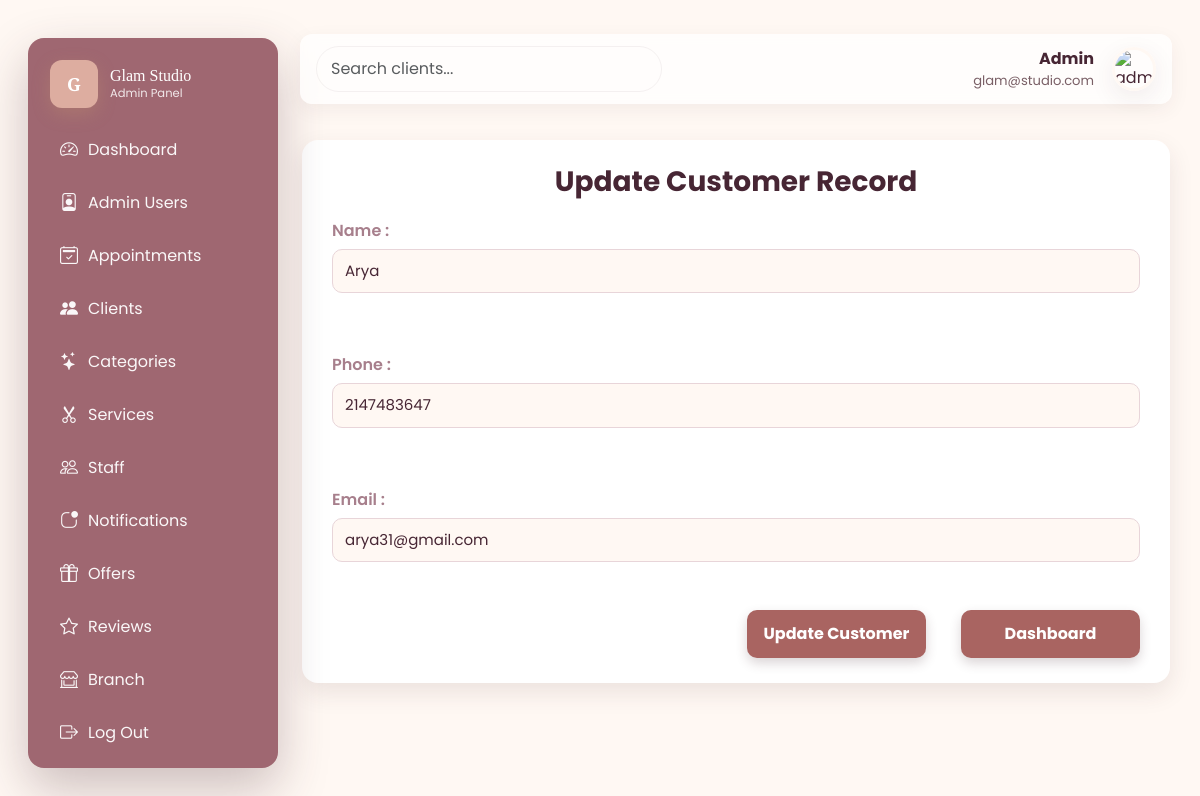
The page /admin/customer_up.php?customer_id=1 (signed in) on the database its author committed.
### tables this page shows
CREATE TABLE `tbl_customer` (
  `customer_id` int(11) NOT NULL,
  `enrollment_no` bigint(20) NOT NULL,
  `c_name` varchar(100) NOT NULL,
  `phone` int(11) NOT NULL,
  `email` varchar(100) NOT NULL
);

### admin/customer_up.php (the view, shortened to what this page needs)
<?php
include("./conn.php");
$id = $_GET['customer_id'];
$old = mysqli_fetch_assoc(mysqli_query($conn, "SELECT * FROM tbl_customer WHERE customer_id='$id'"));
$name        = $_POST['upc_name']        ?? $old['c_name'];
$phone       = $_POST['uphone']        ?? $old['phone'];
$email       = $_POST['upemail']       ?? $old['email'];
?>
<!DOCTYPE html>
<html lang="en">
<head>
      <link href="https://cdn.jsdelivr.net/npm/bootstrap@5.3.2/dist/css/bootstrap.min.css" rel="stylesheet">
      <link href="https://cdn.jsdelivr.net/npm/bootstrap-icons@1.11.3/font/bootstrap-icons.css" rel="stylesheet">
    <link rel="stylesheet" href="admin.css">
</head>
<body>
   <?php include('./includes/header.php'); ?>
    <main class="main">
  <div class="form-container">
        <h3>Update Customer Record</h3>
        <form method="POST" action="">
          <div class="form-grid">
            <div class="full">
                <label>Name :</label>
                <input type="text" name="upc_name" value="<?= $name ?>" required />
            </div><br>
            <div class="full">
                <label>Phone :</label>
                <input type="text" name="uphone" value="<?= $phone ?>" required />
            </div><br>
            <div class="full">
                <label>Email :</label>
                <input type="email" name="upemail" value="<?= $email ?>" required />
            </div><br>
          <div class="btn-row">
            <input type="submit" value="Update Customer" name="btn_update">
            <a href="customer.php" class="btn-dashboard">Dashboard</a>
          </div>
        </form>
      </div>
    </main>
</div>
</body>
</html>

### admin/admin.css (style rules this page uses)
:root { --blush: #F6D0D6; --rose-gold: #CFA46A; --ivory: #FFF8F3; --mauve: #a77f8c; --plum: #472634; --glass-alpha: rgba(255,255,255,0.55); --accent-gradient: none; --card-radius: 14px; }
* { box-sizing:border-box }
* { box-sizing: border-box; }
body { margin: 0; padding: 0; background: #FFF8F3; font-family: 'Poppins', system-ui, -apple-system, "Segoe UI", Roboto, "Helvetica Neue", Arial; }
.main { width:100%; padding: 6px 2px; }
:root { --blush: #F6D0D6; --rose-gold: #CFA46A; --ivory: #FFF8F3; --mauve: #a77f8c; --plum: #472634; }
body { background: #FFF8F3; margin: 0; padding: 40px; font-family: 'Poppins', sans-serif; color: var(--plum); }
.form-container { max-width: 1200px; margin: 30px auto; background: white; padding: 25px 30px; border-radius: 16px; box-shadow: 0 10px 25px rgba(71, 38, 52, 0.10); color: var(--plum); }
.form-container h3 { text-align: center; margin-bottom: 20px; font-weight: 700; color: var(--plum); }
.form-grid { display: grid; grid-template-columns: 1fr 1fr; gap: 18px 22px; }
.form-container label { font-weight: 600; color: var(--mauve); display: block; margin-bottom: 6px; }
.form-container input[type="text"], .form-container input[type="number"], .form-container input[type="email"], .form-container input[type="date"], .form-container input[type="time"], .form-container select { width: 100%; padding: 10px 12px; border: 1px solid #e8d5d9; border-radius: 10px; background: var(--ivory); color: var(--plum); font-size: 15px; outline: none; transition: 0.3s ease; }
.full { grid-column: 1 / span 2; }
.btn-row { display: flex; justify-content: space-between; gap: 35px; margin-top: 30px; }
.btn-row input[type="submit"], .btn-row .btn-dashboard { width: 100%; padding: 12px; background: #a96461; color: white; border: none; font-size: 16px; font-weight: 700; border-radius: 10px; box-shadow: 0 5px 12px rgba(71, 38, 52, 0.2); transition: 0.3s ease; text-align: center; cursor: pointer; display: block; text-decoration: none; }

### admin/includes/header.php (style rules this page uses)
:root { --blush: #F6D0D6; --rose-gold: #CFA46A; --ivory: #FFF8F3; --mauve: #a77f8c; --plum: #472634; --glass-alpha: rgba(255,255,255,0.55); --accent-gradient: none; --card-radius: 14px; }
* { box-sizing:border-box }
* { box-sizing: border-box; }
body { margin: 0; padding: 0; background: #FFF8F3; font-family: 'Poppins', system-ui, -apple-system, "Segoe UI", Roboto, "Helvetica Neue", Arial; }
:root { --blush: #F6D0D6; --rose-gold: #CFA46A; --ivory: #FFF8F3; --mauve: #a77f8c; --plum: #472634; }
body { background: #FFF8F3; margin: 0; padding: 40px; font-family: 'Poppins', sans-serif; color: var(--plum); }

### rows shown on the page
tbl_customer: upc_name "Arya", uphone "2147483647", upemail "arya31@gmail.com"
